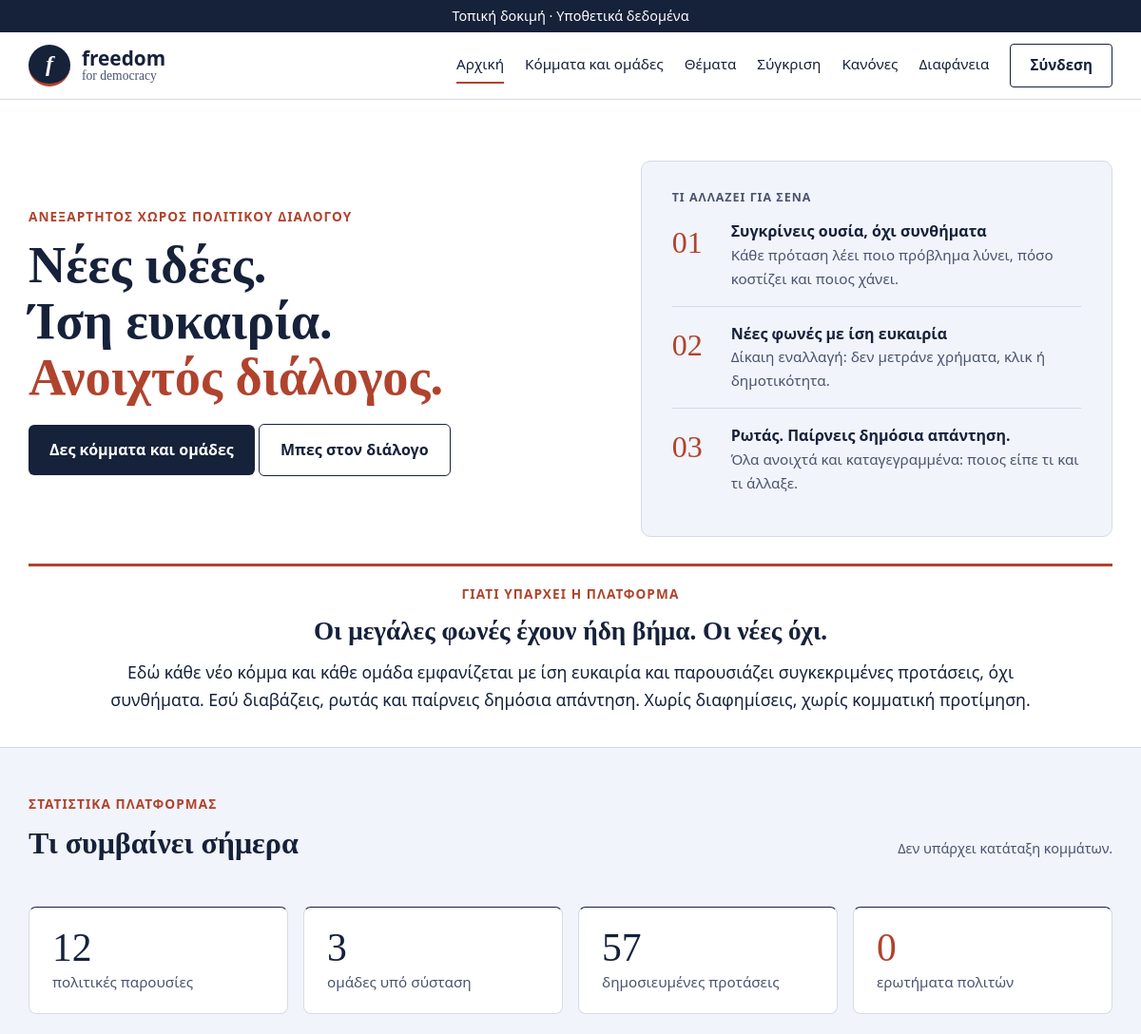
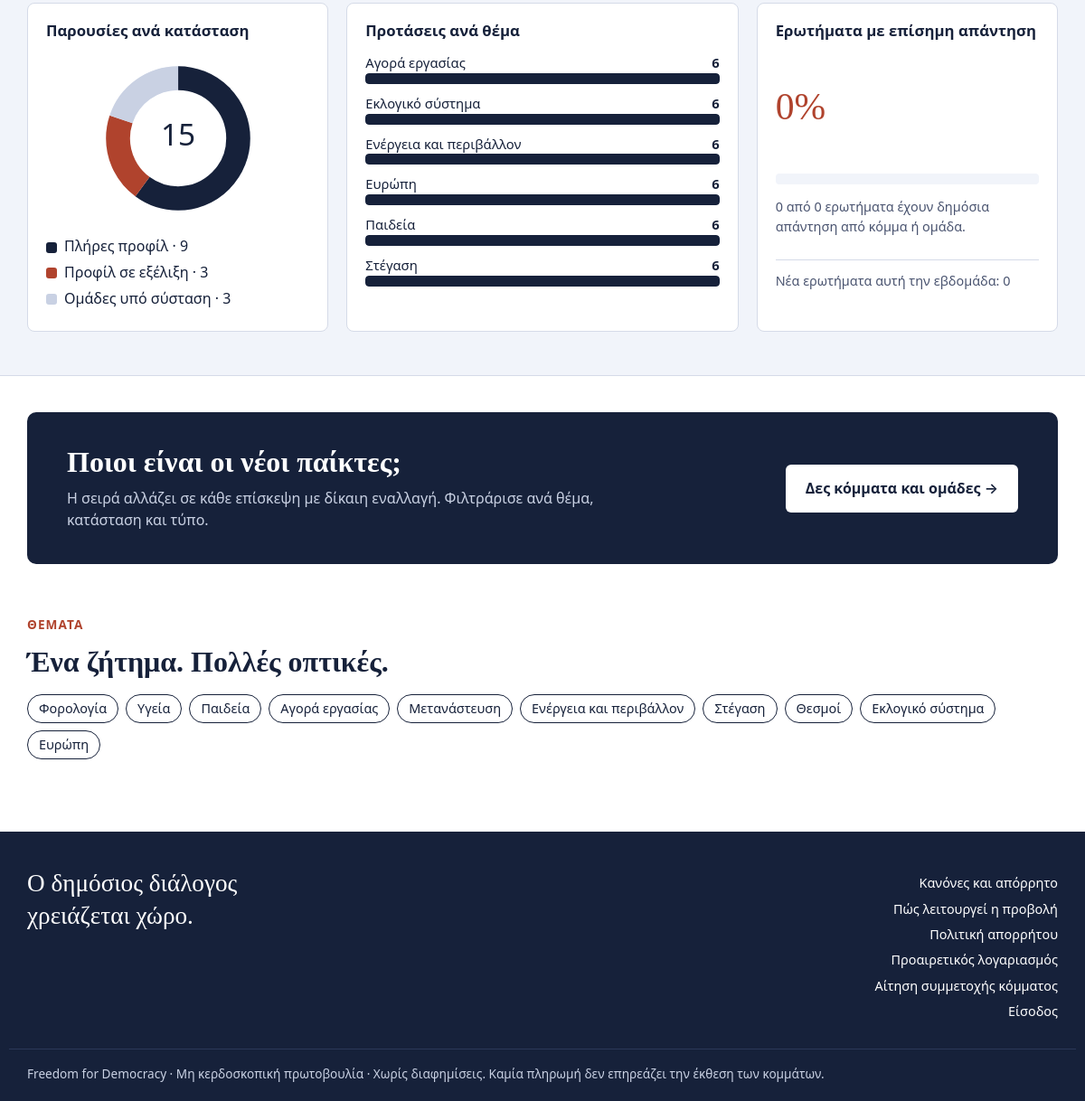
The page / on the database its author committed (2 pictures, top to bottom).
### core/models.py (models this page shows, shortened)
class Topic(models.Model):
    name = models.CharField("Θέμα", max_length=80, unique=True)
    slug = models.CharField(max_length=80, unique=True)
    order = models.PositiveSmallIntegerField(default=0)
    class Meta:
        ordering = ["order", "name"]
        verbose_name = "Θέμα"
        verbose_name_plural = "Θέματα"

### core/views.py (the view)
# urls.py: path("", views.home, name="home"),
def home(request):
    parties = Party.objects.filter(is_published=True)
    n_full = parties.filter(kind=Party.KIND_PARTY, tier=Party.TIER_FULL).count()
    n_progress = parties.filter(kind=Party.KIND_PARTY, tier=Party.TIER_PROGRESS).count()
    n_groups = parties.filter(kind=Party.KIND_GROUP).count()
    proposals = Proposal.objects.filter(is_published=True, party__is_published=True)
    questions = Question.objects.filter(removed=False)
    n_questions = questions.count()
    answered = questions.filter(comments__official_party__isnull=False, comments__removed=False).distinct().count()
    per_topic = list(
        Topic.objects.annotate(n=Count("proposals", filter=Q(proposals__is_published=True, proposals__party__is_published=True)))
        .order_by("-n", "name")[:6]
    )
    top = max([t.n for t in per_topic] or [1]) or 1
    for t in per_topic:
        t.bar = 5 * round(20 * t.n / top)  # βήματα 5% για κλάσεις CSS (χωρίς inline στυλ)
    week = timezone.now() - timedelta(days=7)
    ctx = {
        "n_total": n_full + n_progress + n_groups,
        "n_answered": answered,
        "n_new_questions": questions.filter(created_at__gte=week).count(),
        "n_parties": n_full + n_progress,
        "n_groups": n_groups,
        "n_proposals": proposals.count(),
        "n_questions": n_questions,
        "answer_pct": round(100 * answered / n_questions) if n_questions else 0,
        "answer_bar": 5 * round(answered * 20 / n_questions) if n_questions else 0,
        "donut": _donut([
            ("Πλήρες προφίλ", n_full, "seg-navy"),
            ("Προφίλ σε εξέλιξη", n_progress, "seg-red"),
            ("Ομάδες υπό σύσταση", n_groups, "seg-pale"),
        ]),
        "per_topic": per_topic,
        "topics": Topic.objects.all(),
    }
    return render(request, "core/home.html", ctx)

### core/citizens.py (called while the page is built)
def citizen_of(request):
    if not hasattr(request, "_citizen"):
        user = getattr(request, "user", None)
        profile = None
        if user is not None and user.is_authenticated:
            profile = CitizenProfile.objects.filter(user=user).first()
        request._citizen = profile
    return request._citizen

### core/context.py (called while the page is built)
def site(request):
    return {"demo_banner": settings.FD_DEMO_BANNER, "member_party": member_party(request),
            "apply_enabled": features.enabled(request, "applications"),
            "citizen": citizens.citizen_of(request),
            "accounts_mode": features.enabled(request, "citizen_accounts"),
            "compare_enabled": features.enabled(request, "comparison")}

### core/features.py (called while the page is built)
def enabled(request, key):
    from .models import FeatureFlag
    state = FeatureFlag.objects.filter(key=key).values_list("state", flat=True).first()
    if state is None and key in DEFAULTS:
        ensure_flags()
        state = FeatureFlag.objects.filter(key=key).values_list("state", flat=True).first()
    if state == FeatureFlag.ON:
        return True
    if state == FeatureFlag.TEST:
        user = getattr(request, "user", None)
        return bool(user and user.is_active and user.is_staff)
    return False

### core/members.py (called while the page is built)
def member_party(request):
    user = getattr(request, "user", None)
    if user is None or not user.is_authenticated:
        return None
    membership = getattr(user, "membership", None)
    return membership.party if membership else None

### core/views.py (called while the page is built)
def _donut(segments):
    circ = 439.8
    total = sum(v for _, v, _ in segments) or 1
    out, offset = [], 0.0
    for label, value, css in segments:
        length = round(circ * value / total, 1)
        out.append({"label": label, "value": value, "css": css, "dash": length, "gap": round(circ - length, 1), "offset": -round(offset, 1)})
        offset += length
    return out

### core/templates/core/home.html
{% extends "core/base.html" %}
{% load l10n %}
{% block body %}
<section class="wrap hero2">
  <div>
    <p class="eyebrow">Ανεξάρτητος χώρος πολιτικού διαλόγου</p>
    <h1 class="display">Νέες ιδέες.<br>Ίση ευκαιρία.<br><span class="red">Ανοιχτός διάλογος.</span></h1>
    <p><a class="btn big" href="{% url 'catalog' %}">Δες κόμματα και ομάδες</a> <a class="btn ghost big" href="{% url 'topics' %}">Μπες στον διάλογο</a></p>
  </div>
  <aside class="glance">
    <p class="eyebrow-s">Τι αλλάζει για σένα</p>
    <ol>
      <li><span class="num">01</span><div><strong>Συγκρίνεις ουσία, όχι συνθήματα</strong><span>Κάθε πρόταση λέει ποιο πρόβλημα λύνει, πόσο κοστίζει και ποιος χάνει.</span></div></li>
      <li><span class="num">02</span><div><strong>Νέες φωνές με ίση ευκαιρία</strong><span>Δίκαιη εναλλαγή: δεν μετράνε χρήματα, κλικ ή δημοτικότητα.</span></div></li>
      <li><span class="num">03</span><div><strong>Ρωτάς. Παίρνεις δημόσια απάντηση.</strong><span>Όλα ανοιχτά και καταγεγραμμένα: ποιος είπε τι και τι άλλαξε.</span></div></li>
    </ol>
  </aside>
</section>
<section class="wrap mission">
  <p class="eyebrow">Γιατί υπάρχει η πλατφόρμα</p>
  <p class="mission-lead">Οι μεγάλες φωνές έχουν ήδη βήμα. Οι νέες όχι.</p>
  <div class="mission-cols">
    <p>Εδώ κάθε νέο κόμμα και κάθε ομάδα εμφανίζεται με ίση ευκαιρία και παρουσιάζει συγκεκριμένες προτάσεις, όχι συνθήματα. Εσύ διαβάζεις, ρωτάς και παίρνεις δημόσια απάντηση. Χωρίς διαφημίσεις, χωρίς κομματική προτίμηση.</p>
  </div>
</section>
<section class="band">
  <div class="wrap">
    <p class="eyebrow">Στατιστικά πλατφόρμας</p>
    <div class="band-head"><h2>Τι συμβαίνει σήμερα</h2><span class="note">Δεν υπάρχει κατάταξη κομμάτων.</span></div>
    <div class="stats">
      <div class="stat"><strong>{{ n_parties }}</strong><span>πολιτικές παρουσίες</span></div>
      <div class="stat"><strong>{{ n_groups }}</strong><span>ομάδες υπό σύσταση</span></div>
      <div class="stat"><strong>{{ n_proposals }}</strong><span>δημοσιευμένες προτάσεις</span></div>
      <div class="stat"><strong class="red">{{ n_questions }}</strong><span>ερωτήματα πολιτών</span></div>
    </div>
    <div class="charts">
      <div class="chart">
        <h3>Παρουσίες ανά κατάσταση</h3>
        <div class="donut-wrap">
          <svg viewBox="0 0 200 200" role="img" aria-label="Κατανομή παρουσιών ανά κατάσταση προφίλ">
            <circle class="donut-bg" cx="100" cy="100" r="70" fill="none" stroke-width="28"/>
            {% localize off %}{% for seg in donut %}{% if seg.value %}<circle class="{{ seg.css }}" cx="100" cy="100" r="70" fill="none" stroke-width="28" stroke-dasharray="{{ seg.dash }} {{ seg.gap }}" stroke-dashoffset="{{ seg.offset }}" transform="rotate(-90 100 100)"/>{% endif %}{% endfor %}{% endlocalize %}
            <text x="100" y="108" text-anchor="middle" class="donut-total">{{ n_total }}</text>
          </svg>
        </div>
        <ul class="legend">
          {% for seg in donut %}<li><span class="dot {{ seg.css }}"></span>{{ seg.label }} · {{ seg.value }}</li>{% endfor %}
        </ul>
      </div>
      <div class="chart">
        <h3>Προτάσεις ανά θέμα</h3>
        {% for t in per_topic %}
        <div class="bar-line"><span><a href="{% url 'topic' t.slug %}">{{ t.name }}</a></span><strong>{{ t.n }}</strong></div>
        <div class="bar-track"><span class="bar-fill w{{ t.bar }}"></span></div>
        {% empty %}<p class="note">Δεν υπάρχουν ακόμη προτάσεις.</p>{% endfor %}
      </div>
      <div class="chart">
        <h3>Ερωτήματα με επίσημη απάντηση</h3>
        <p class="meter-big red">{{ answer_pct }}%</p>
        <div class="bar-track"><span class="bar-fill red w{{ answer_bar }}"></span></div>
        <p class="note">{{ n_answered }} από {{ n_questions }} ερωτήματα έχουν δημόσια απάντηση από κόμμα ή ομάδα.</p>
        <p class="note chart-foot">Νέα ερωτήματα αυτή την εβδομάδα: {{ n_new_questions }}</p>
      </div>
    </div>
  </div>
</section>
<section class="wrap pad">
  <div class="cta">
    <div>
      <h2>Ποιοι είναι οι νέοι παίκτες;</h2>
      <p>Η σειρά αλλάζει σε κάθε επίσκεψη με δίκαιη εναλλαγή. Φιλτράρισε ανά θέμα, κατάσταση και τύπο.</p>
    </div>
    <a class="btn light" href="{% url 'catalog' %}">Δες κόμματα και ομάδες →</a>
  </div>
  <p class="eyebrow">Θέματα</p>
  <h2 class="section-title">Ένα ζήτημα. Πολλές οπτικές.</h2>
  <ul class="chips">{% for t in topics %}<li><a href="{% url 'topic' t.slug %}">{{ t.name }}</a></li>{% endfor %}</ul>
</section>
{% endblock %}

### core/templates/core/base.html (shortened to what this page needs)
{% load static %}<!doctype html>
<html lang="el">
<head>
  <link rel="stylesheet" href="{% static 'core/style.css' %}">
</head>
<body>
{% if demo_banner %}<div class="banner">Τοπική δοκιμή · Υποθετικά δεδομένα</div>{% endif %}
{% with page=request.resolver_match.url_name %}
<header class="site">
  <div class="wrap">
    <a class="brand" href="{% url 'home' %}"><span class="logo">f</span><span class="brand-text"><strong>freedom</strong><small>for democracy</small></span></a>
    <nav aria-label="Κύριο μενού">
      <a href="{% url 'home' %}"{% if page == 'home' %} class="active"{% endif %}>Αρχική</a>
      <a href="{% url 'catalog' %}"{% if page == 'catalog' or page == 'party' %} class="active"{% endif %}>Κόμματα και ομάδες</a>
      <a href="{% url 'topics' %}"{% if page == 'topics' or page == 'topic' or page == 'proposal' or page == 'question' %} class="active"{% endif %}>Θέματα</a>
      {% if compare_enabled %}<a href="{% url 'compare' %}"{% if page == 'compare' %} class="active"{% endif %}>Σύγκριση</a>{% endif %}
      <a href="{% url 'rules' %}"{% if page == 'rules' %} class="active"{% endif %}>Κανόνες</a>
      <a href="{% url 'transparency' %}"{% if page == 'transparency' %} class="active"{% endif %}>Διαφάνεια</a>
      {% if citizen %}<a class="btn-outline" href="{% url 'citizen_account' %}">{{ citizen.display_name }}</a>
      {% elif accounts_mode and not request.user.is_authenticated %}<a class="btn-outline" href="{% url 'login' %}">Σύνδεση</a>{% endif %}
    </nav>
  </div>
</header>
{% endwith %}
<main>
  {% block body %}<div class="wrap pad">{% block content %}{% endblock %}</div>{% endblock %}
</main>
<footer class="site">
  <div class="wrap foot">
    <p class="foot-title">Ο δημόσιος διάλογος<br>χρειάζεται χώρο.</p>
    <ul class="foot-links">
      <li><a href="{% url 'rules' %}">Κανόνες και απόρρητο</a></li>
      <li><a href="{% url 'transparency' %}">Πώς λειτουργεί η προβολή</a></li>
      <li><a href="{% url 'privacy' %}">Πολιτική απορρήτου</a></li>
      {% if accounts_mode and not citizen %}<li><a href="{% url 'citizen_register' %}">Προαιρετικός λογαριασμός</a></li>{% endif %}
      {% if apply_enabled %}<li><a href="{% url 'apply' %}">Αίτηση συμμετοχής κόμματος</a></li>{% endif %}
      {% if not member_party %}<li><a href="{% url 'login' %}">Είσοδος</a></li>{% endif %}
    </ul>
  </div>
  <div class="wrap foot-small">Freedom for Democracy · Μη κερδοσκοπική πρωτοβουλία · Χωρίς διαφημίσεις. Καμία πληρωμή δεν επηρεάζει την έκθεση των κομμάτων.</div>
</footer>
</body>
</html>

### rows shown on the page
Topic: name "Αγορά εργασίας", n "6"
Topic: name "Εκλογικό σύστημα", n "6"
Topic: name "Ενέργεια και περιβάλλον", n "6"
Topic: name "Ευρώπη", n "6"
Topic: name "Παιδεία", n "6"
Topic: name "Στέγαση", n "6"
Topic: name "Φορολογία"
Topic: name "Υγεία"
Topic: name "Μετανάστευση"
Topic: name "Θεσμοί"

### other values the page prints
{{ n_parties }} "12"
{{ n_groups }} "3"
{{ n_proposals }} "57"
{{ n_questions }} "0"
{{ n_total }} "15"
{{ seg.label }} "Πλήρες προφίλ" "Προφίλ σε εξέλιξη" "Ομάδες υπό σύσταση"
{{ seg.value }} "9" "3" "3"
{{ answer_pct }} "0"
{{ n_answered }} "0"
{{ n_new_questions }} "0"
